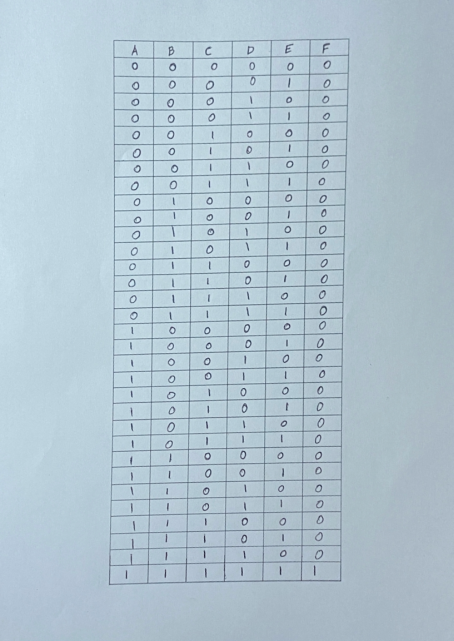
#> input picture img/table.png, 907 x 1282 px (shown at 1/2 size)
$ jupyter execute --allow-errors TEXT_EXTRACTION_TABLE.ipynb   (shell and % lines are left out)
#> lines starting #> are read from the running program, lines starting #| are printed output that depends on the picture; after the words box and inside, x2 and y2 are one past the last pixel; in counts of white or black regions, pixels touching at a corner belong together
#> further down, image is the input picture: shape (1282, 907, 3); mean B, G, R 208.6, 197, 177.5
[cell 1]
import cv2
import numpy as np
import matplotlib.pyplot as plt
from commonfunctions import *

#> (a cell that did not finish here is left out)

[cell 3]
class TextExtractionTableMorph:
      contours=None
      gscale_img=None
      def __init__(self, image):
        self.image = image
        self.gscale_img=cv2.cvtColor(self.image, cv2.COLOR_BGR2GRAY)
      def binary_threshold(self):
         self.image = cv2.adaptiveThreshold(self.gscale_img,255,cv2.ADAPTIVE_THRESH_GAUSSIAN_C,cv2.THRESH_BINARY_INV,75,15)
      # [24 lines left out: functions morph_op, remove_v_h_lines, not called in this run]
      def get_contours(self):
        self.contours, hierarchy = cv2.findContours(self.image, cv2.RETR_EXTERNAL, cv2.CHAIN_APPROX_SIMPLE)
      # [47 lines left out: functions filter_h_contours, filter_v_contours, draw_rect, not called in this run]

[cell 4]
class TextExtractionTableHough:
    contours=None
    gscale_img=None
    result=None
    Cannyimg=None
    def __init__(self, image):
        self.image = image
        self.gscale_img=cv2.cvtColor(self.image, cv2.COLOR_BGR2GRAY)
    def binary_threshold(self):
        self.image = cv2.adaptiveThreshold(self.gscale_img,255,cv2.ADAPTIVE_THRESH_GAUSSIAN_C,cv2.THRESH_BINARY_INV,75,15)
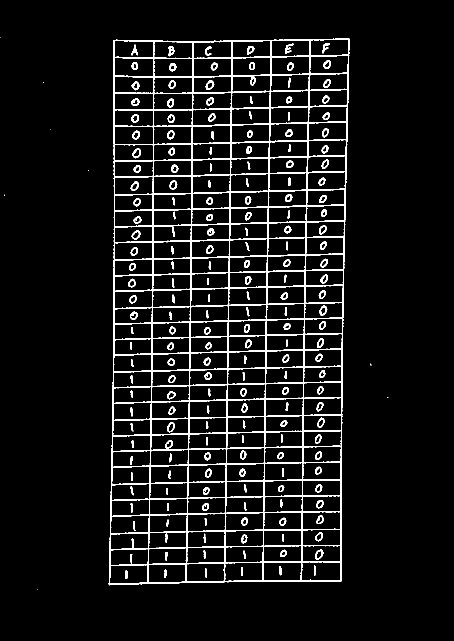
#> self.image: shape (1282, 907) (shown at 1/2 size); 6.6% white; 203 white regions (8 under 20 px), largest, box (x1, y1, x2, y2) and area: (217, 77, 699, 1171) 57598, (265, 297, 282, 317) 155, (411, 161, 429, 180) 153
    def Canny_Det(self):
        self.Cannyimg = cv2.Canny(self.gscale_img, 100, 200)
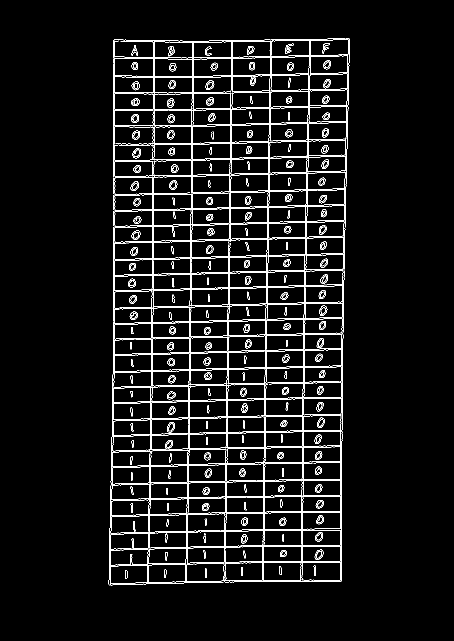
#> self.Cannyimg: shape (1282, 907) (shown at 1/2 size); 5% white in thin lines or dots, all inside (x1, y1, x2, y2) = (217, 76, 700, 1171)
    def Hough_lines(self):
        lines = cv2.HoughLines(self.Cannyimg,1, np.pi / 180, 150, None, 80, 10)
#> lines = 392 rows, first 8: [621, 0.0175], [467, 0.0175], [542, 0.0175], [391, 0.0175], [545, 0.0175], [227, 0], [229, 0], [697, 0.0175]
        line_image=np.copy(image)*0
#> line_image: shape (1282, 907, 3); every value is 0
        if lines is not None:
            for i in range(0, len(lines)):
                rho = lines[i][0][0]
                theta = lines[i][0][1]
                a = math.cos(theta)
                b = math.sin(theta)
                x0 = a * rho
                y0 = b * rho
                pt1 = (int(x0 + 1000*(-b)), int(y0 + 1000*(a)))
                pt2 = (int(x0 - 1000*(-b)), int(y0 - 1000*(a)))
                cv2.line(line_image, pt1, pt2, (0,0,255), 3, cv2.LINE_AA)
#> this loop made 1 pass
        line_image_gray = cv2.cvtColor(line_image, cv2.COLOR_BGR2GRAY)
        _, thresholded_lines = cv2.threshold(line_image_gray, 1, 255, cv2.THRESH_BINARY)
        self.result = cv2.subtract(self.image, thresholded_lines)
        show_images([thresholded_lines],["result"])
        self.contours, hierarchy = cv2.findContours(self.result, cv2.RETR_EXTERNAL, cv2.CHAIN_APPROX_SIMPLE)
    # [12 lines left out: function draw_rect, not called in this run]

[cell 5]
image = cv2.imread("../img/table.png")
#> (the rest of this cell did not finish here and is left out)

$ run again, with img/A.png copied over img/table.png
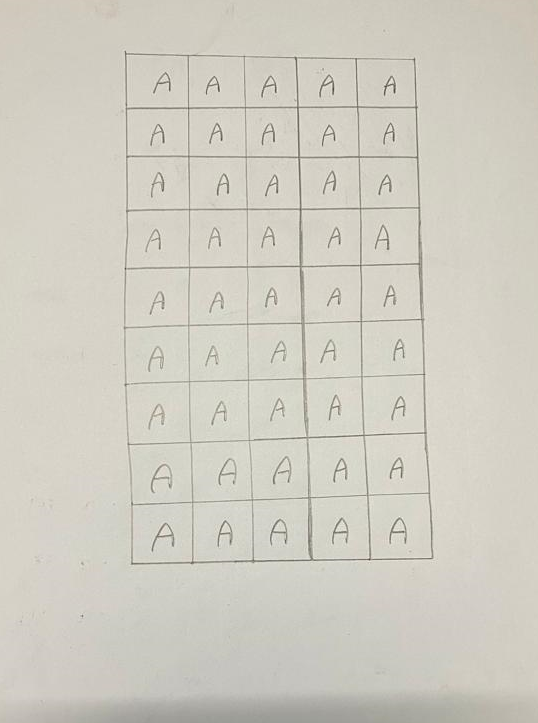
#> input picture img/A.png, 538 x 723 px
#> image is the input picture: shape (723, 538, 3); mean B, G, R 194.4, 205.1, 208
#> in binary_threshold, `self.image = cv2.adaptiveThreshold(self.gscale_img,255,cv2.ADAPTIVE_TH..`:
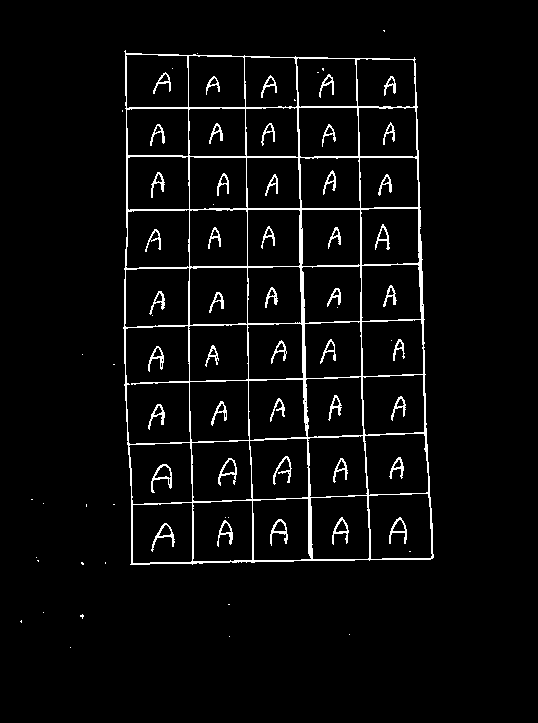
#> self.image: shape (723, 538); 4.1% white in thin lines or dots, all inside (x1, y1, x2, y2) = (20, 30, 434, 648)
#> in Canny_Det, `self.Cannyimg = cv2.Canny(self.gscale_img, 100, 200)`:
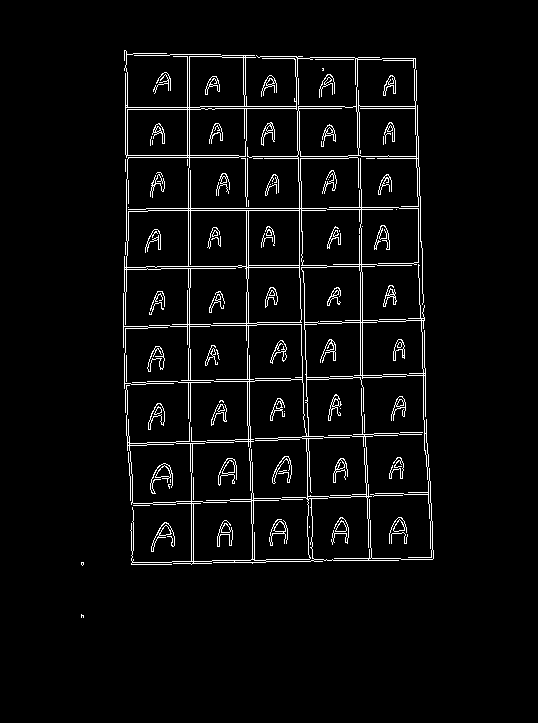
#> self.Cannyimg: shape (723, 538); 4.1% white in thin lines or dots, all inside (x1, y1, x2, y2) = (81, 50, 434, 618)
#> lines = 50 rows, first 8: [-242, 3.12], [-293, 3.11], [-244, 3.12], [-411, 3.11], [566, 1.55], [190, 0], [-184, 3.12], [-357, 3.12]
#> line_image: shape (723, 538, 3); every value is 0
#> the loop in Hough_lines, `for i in range(0, len(lines)):` made 1 pass

$ run again, with img/C.png copied over img/table.png
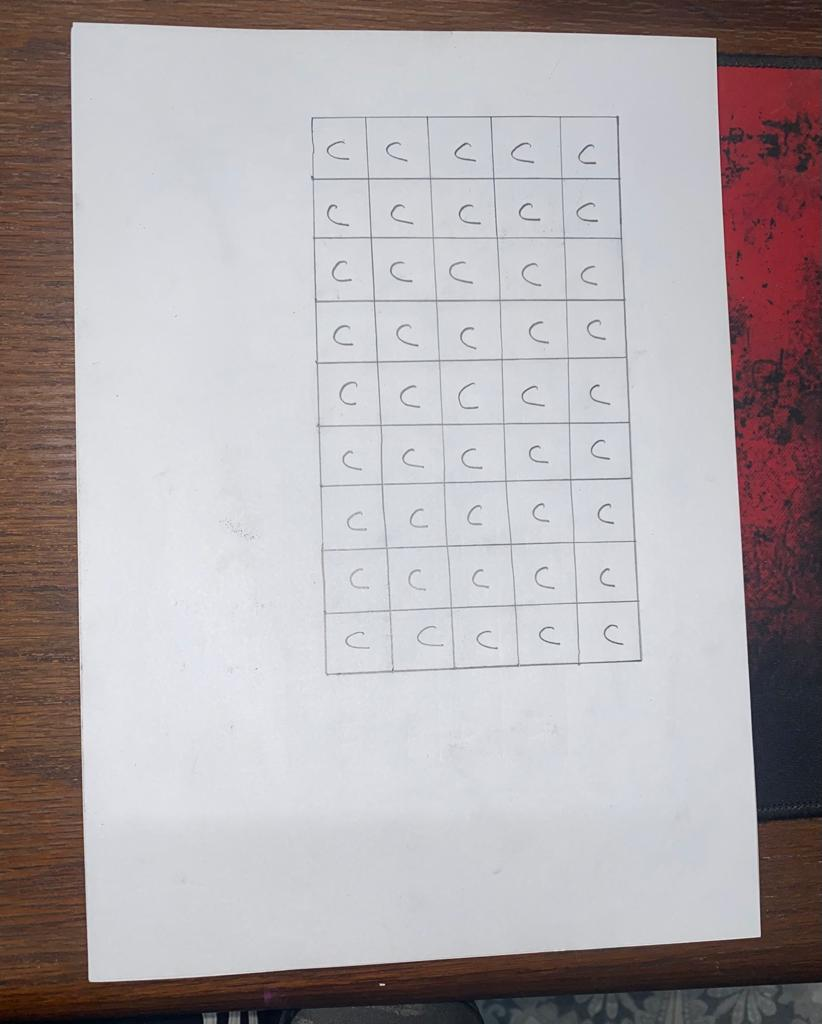
#> input picture img/C.png, 822 x 1024 px
#> image is the input picture: shape (1024, 822, 3); mean B, G, R 172, 169.3, 176.3
#> in binary_threshold, `self.image = cv2.adaptiveThreshold(self.gscale_img,255,cv2.ADAPTIVE_TH..`:
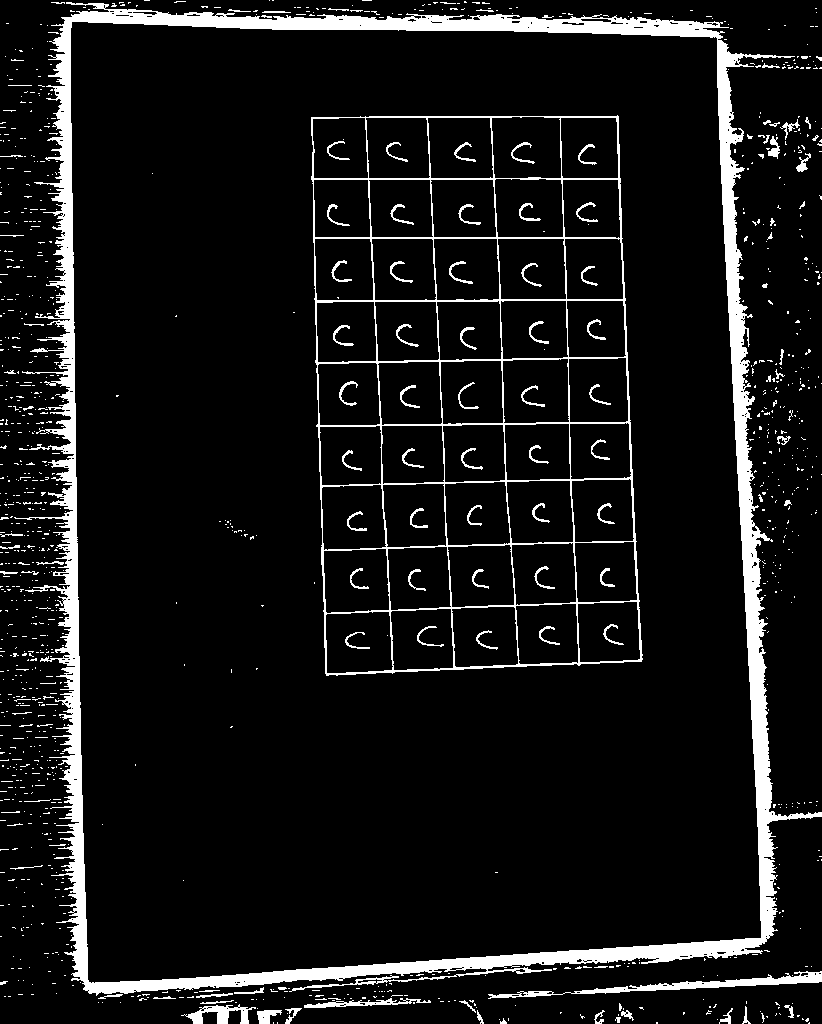
#> self.image: shape (1024, 822); 8.5% white; 1173 white regions (1063 under 20 px), largest, box (x1, y1, x2, y2) and area: (14, 2, 822, 996) 45604, (311, 115, 643, 676) 11920, (488, 971, 822, 999) 1870
#> in Canny_Det, `self.Cannyimg = cv2.Canny(self.gscale_img, 100, 200)`:
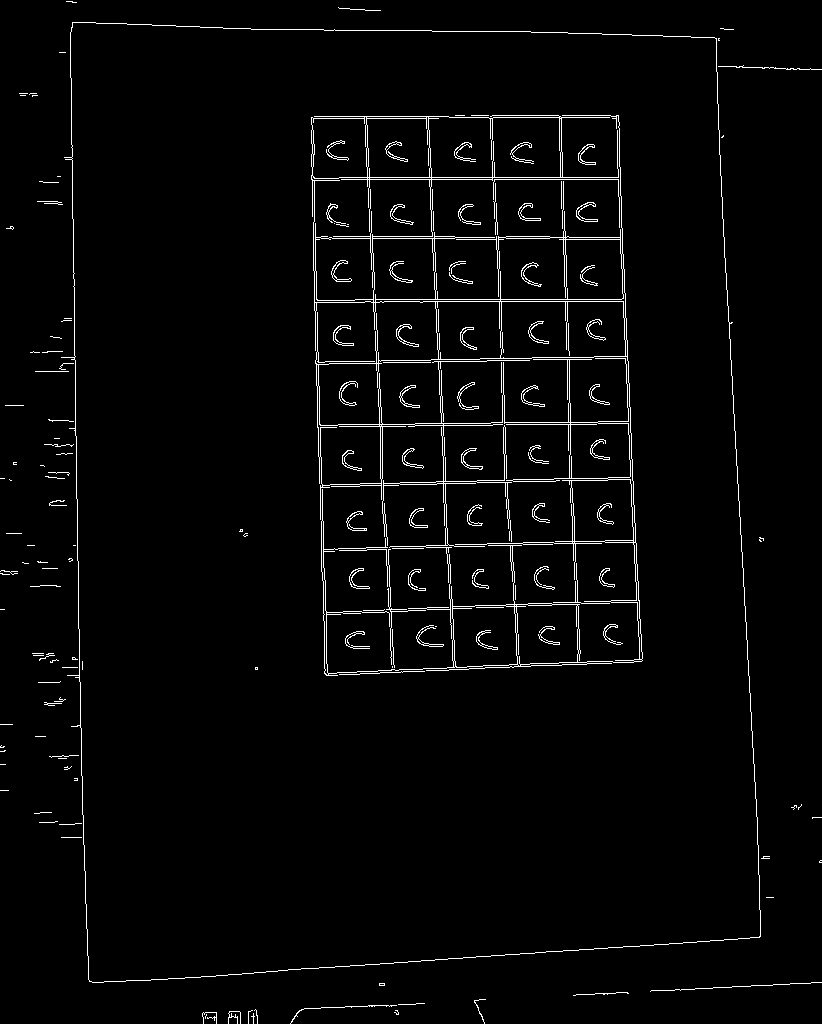
#> self.Cannyimg: shape (1024, 822); 2.5% white in thin lines or dots
#> lines = 55 rows, first 8: [-68, 3.12], [-554, 3.11], [988, 1.5], [-711, 3.09], [-556, 3.11], [-357, 3.09], [-419, 3.09], [177, 1.57]
#> line_image: shape (1024, 822, 3); every value is 0
#> the loop in Hough_lines, `for i in range(0, len(lines)):` made 1 pass
